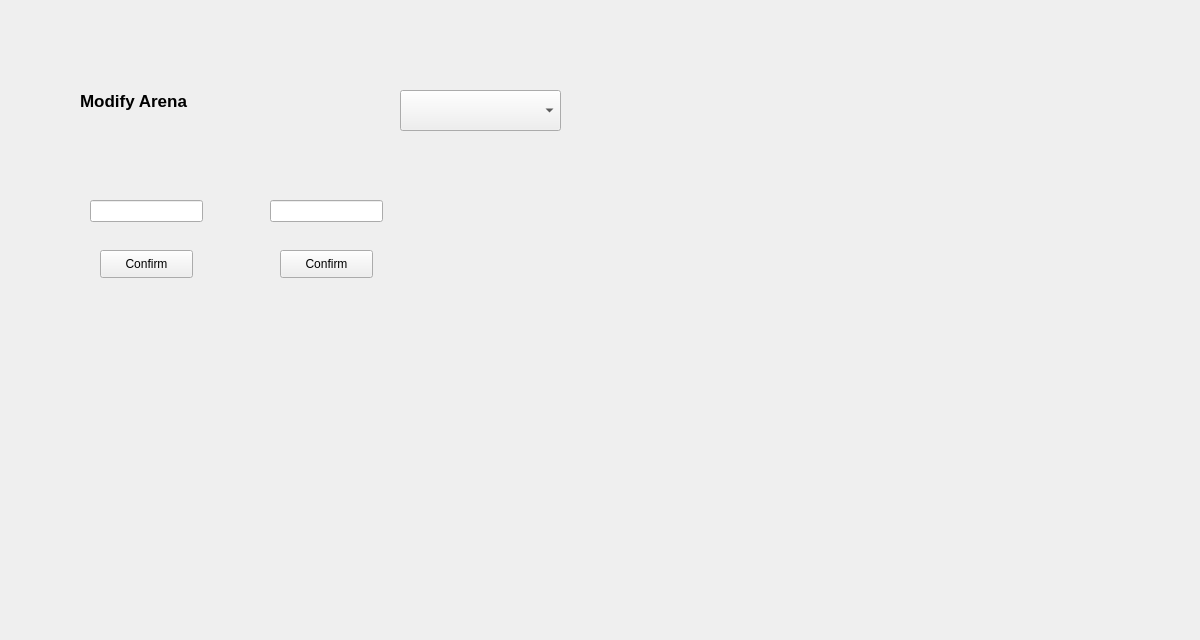
<?xml version="1.0" encoding="UTF-8"?>
<ui version="4.0">
 <class>editarena</class>
 <widget class="QWidget" name="editarena">
  <property name="geometry">
   <rect>
    <x>0</x>
    <y>0</y>
    <width>1200</width>
    <height>640</height>
   </rect>
  </property>
  <property name="windowTitle">
   <string>Form</string>
  </property>
  <widget class="QLabel" name="editteamLabel">
   <property name="geometry">
    <rect>
     <x>80</x>
     <y>80</y>
     <width>331</width>
     <height>41</height>
    </rect>
   </property>
   <property name="font">
    <font>
     <pointsize>13</pointsize>
     <weight>75</weight>
     <bold>true</bold>
     <kerning>true</kerning>
    </font>
   </property>
   <property name="text">
    <string>Modify Arena</string>
   </property>
   <property name="textFormat">
    <enum>Qt::PlainText</enum>
   </property>
  </widget>
  <widget class="QLineEdit" name="txt_Location">
   <property name="geometry">
    <rect>
     <x>90</x>
     <y>200</y>
     <width>113</width>
     <height>22</height>
    </rect>
   </property>
  </widget>
  <widget class="QPushButton" name="confirmLocation">
   <property name="geometry">
    <rect>
     <x>100</x>
     <y>250</y>
     <width>93</width>
     <height>28</height>
    </rect>
   </property>
   <property name="text">
    <string>Confirm</string>
   </property>
  </widget>
  <widget class="QComboBox" name="List">
   <property name="geometry">
    <rect>
     <x>400</x>
     <y>90</y>
     <width>161</width>
     <height>41</height>
    </rect>
   </property>
  </widget>
  <widget class="QLineEdit" name="txt_Capacity">
   <property name="geometry">
    <rect>
     <x>270</x>
     <y>200</y>
     <width>113</width>
     <height>22</height>
    </rect>
   </property>
  </widget>
  <widget class="QPushButton" name="confirmCapacity">
   <property name="geometry">
    <rect>
     <x>280</x>
     <y>250</y>
     <width>93</width>
     <height>28</height>
    </rect>
   </property>
   <property name="text">
    <string>Confirm</string>
   </property>
  </widget>
 </widget>
 <resources/>
 <connections/>
</ui>
